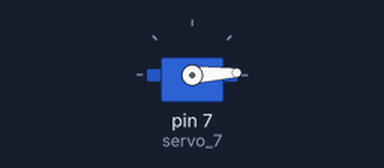
Recording of a sketch running on a simulated Arduino Uno, built with avr-gcc and run on an emulated ATmega328P. On the bench: servo.

Above: at 0.05 s.
At 1.3 s:
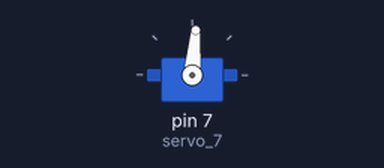
At 2.6 s:
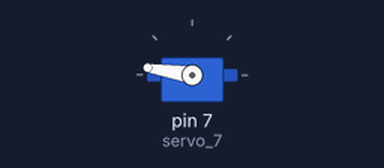
At 5.2 s:
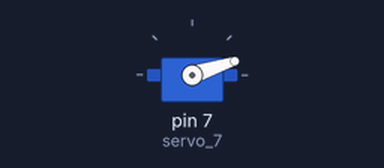
Timing chart, 0 to 7.1 s (numbered marks = the images above):
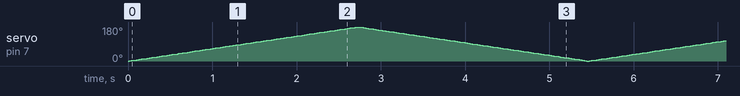

The sketch:

TinkerCAD_17_________________.ino
```cpp
#include <Servo.h> // ïîäêëþ÷àåì áèáëèîòåêó
int pos = 0;
Servo servo_7; // ñîçäàåì îáúåêò Servo
void setup() {
  servo_7.attach(7);
}
void loop() {
  // âðàùàåì ñåðâîïðèâîä îò 0 äî 180 ãðàäóñîâ
  for (pos = 0; pos <= 180; pos++) {
    servo_7.write(pos);
    delay(15);
  }
    // âðàùàåì ñåðâîïðèâîä â îáðàòíóþ ñòîðîíó
  for (pos = 180; pos >= 0; pos --) {
    servo_7.write(pos);
    delay(15);
  }
}
```
